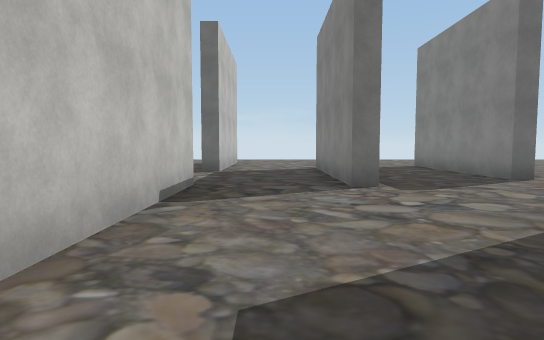
View 1 (above)

24 first-person views from a walk through a Unity game level. The camera is 1.5 m above the floor, tilts 4° down and sees 75° across. The floor is counted in squares, 2 m on a side. Each view is taken from the middle of a square. On the plan, view 1 faces up. The plan holds only what a view shows up to about 11 squares ahead; the rest is blank. The place goes on beyond the plan. The player character is not drawn. Some animated figures are not drawn. Some surface patterns are stand-ins.

View 2
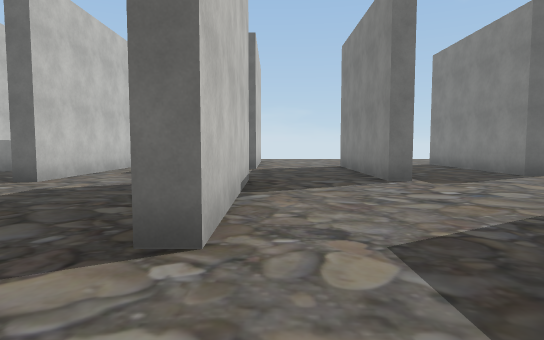

View 3
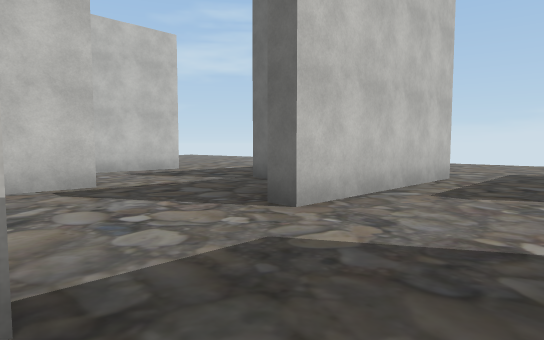

View 4
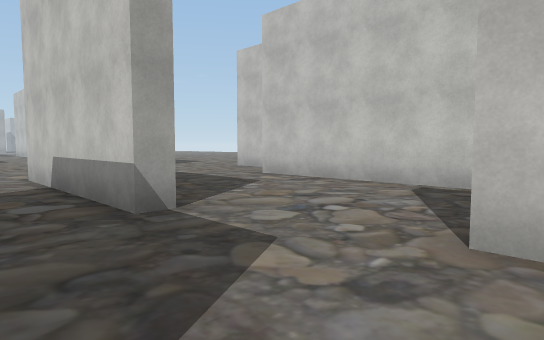

View 5
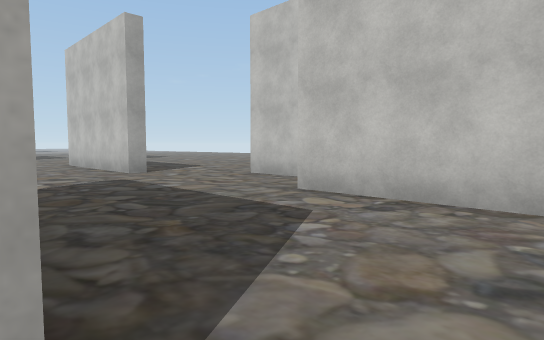

View 6
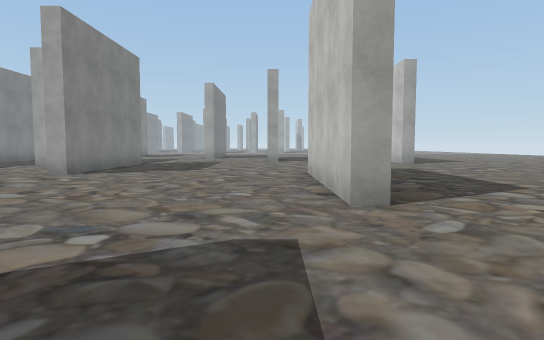

View 7
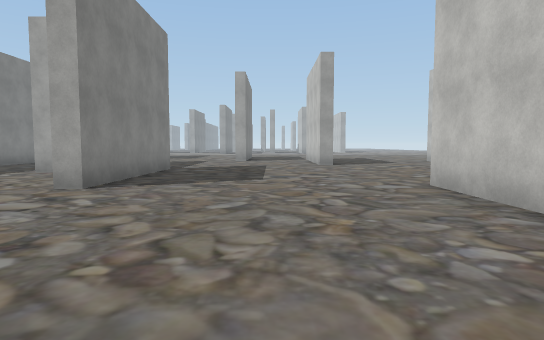

View 8
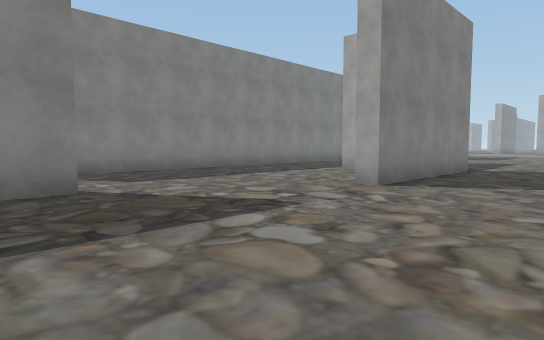

View 9
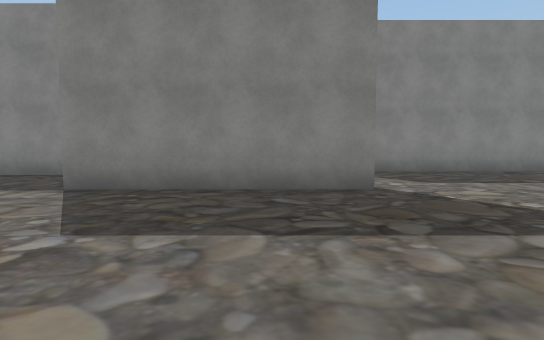

View 10
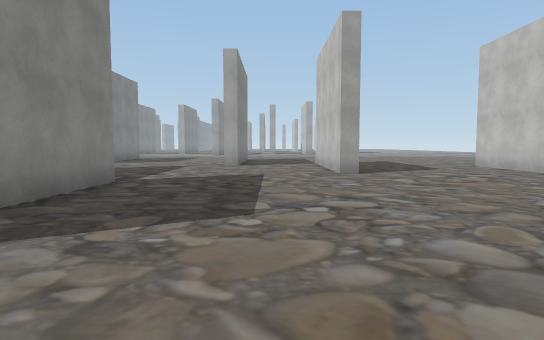

View 11
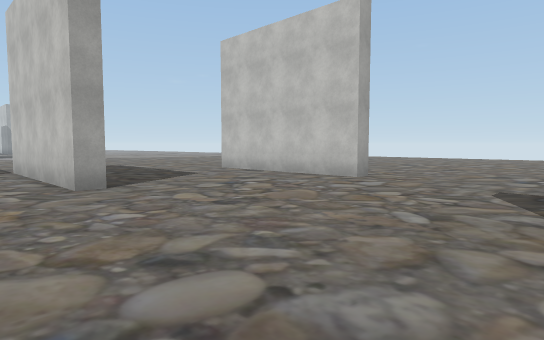

View 12
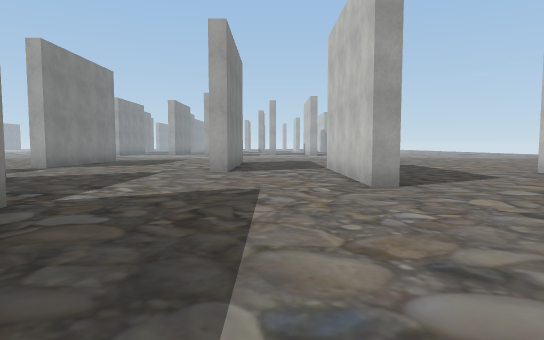

View 13
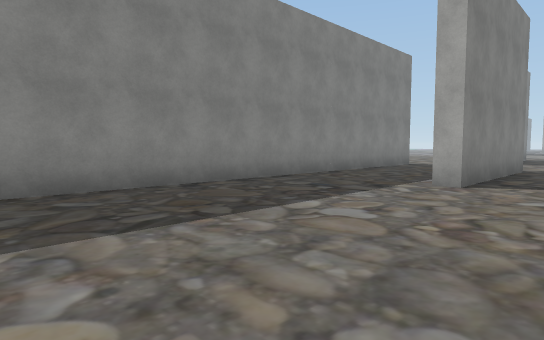

View 14
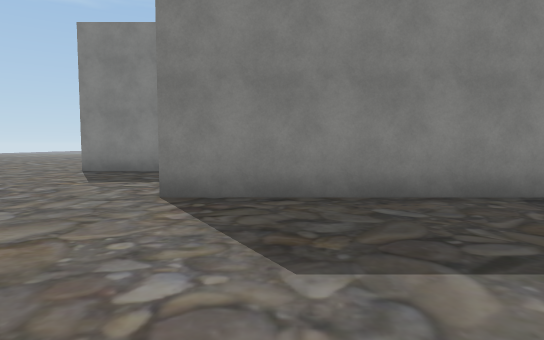

View 15
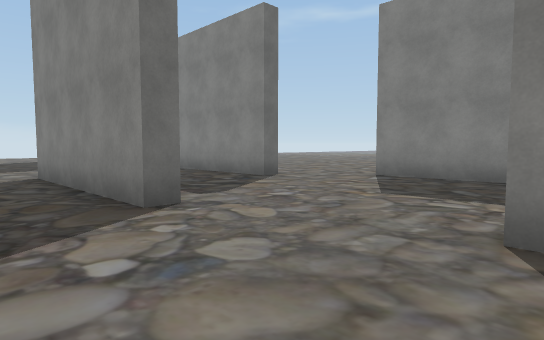

View 16
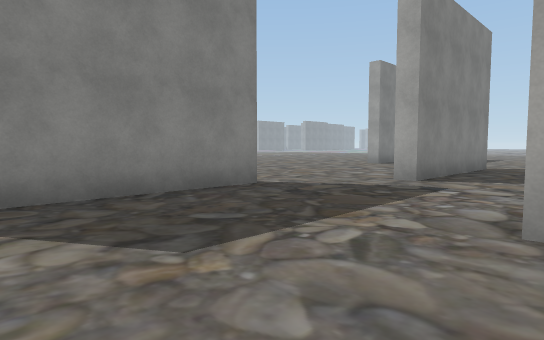

View 17
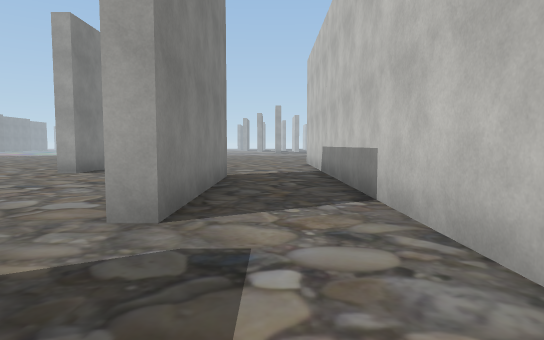

View 18
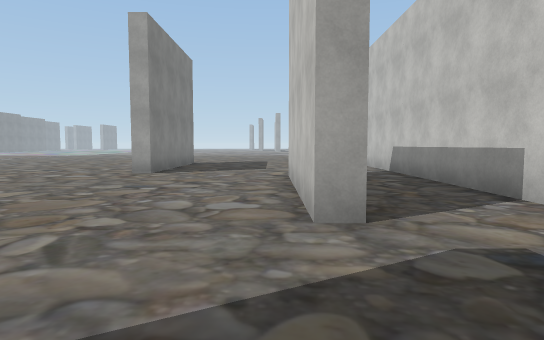

View 19
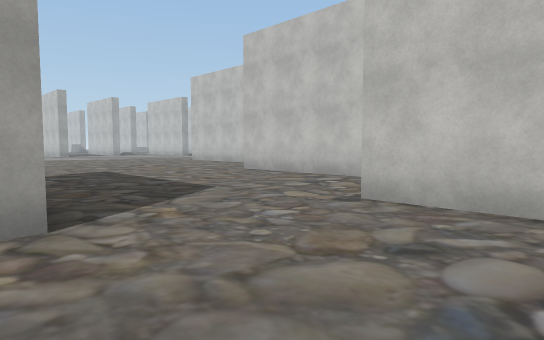

View 20
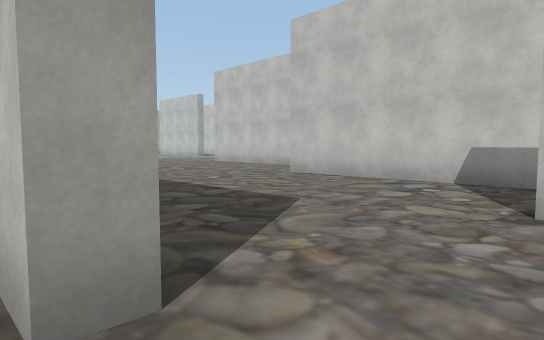

View 21
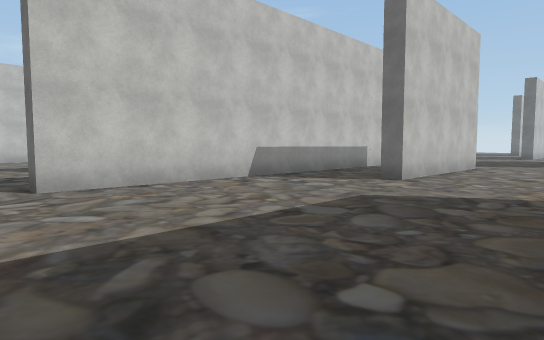

View 22
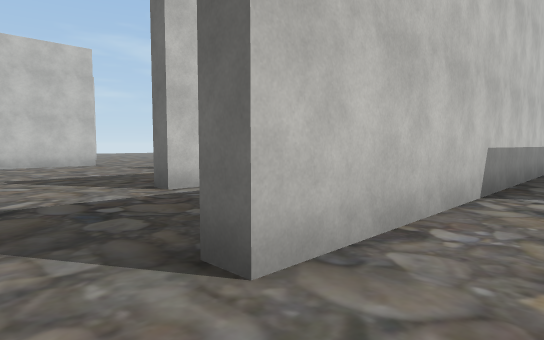

View 23
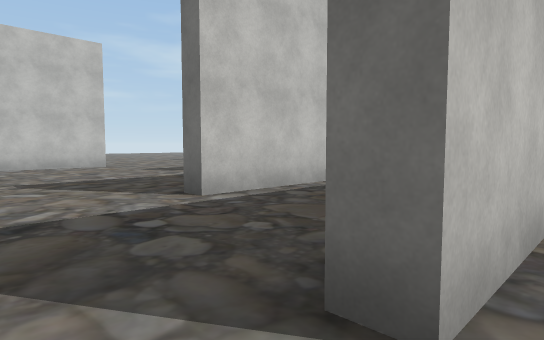

View 24
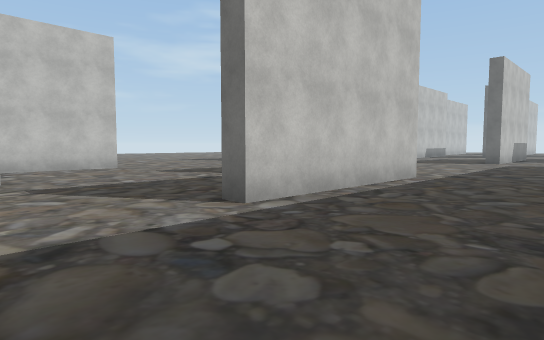

### Floor plan
Points are (right, up) in squares from view 1. A wall is a line through its corners. A room is listed if a view was taken in it or the views show most of it. See-through windows are left out.
Room 1 (views 1, 2, 3, 4, 5, 6, 7, 8, 9, 10, 11, 12, 13, 14, 15, 16, 17, 18, 19, 20, 21, 22, 23, 24)
walls: (0, -5.8) (0, -0.4); (-9.5, -5.4) (-9, -5.4) (-9, -10.8); (3.5, -1.9) (2.9, -1.9) (2.9, 3.4); (-5.2, 3.2) (-4.7, 3.2) (-4.7, -2.1); (4.6, -7.8) (4.6, -20.7) (4, -20.7); (-11.5, -1.5) (-11.5, -3.2); (0, -13.8) (0.5, -13.8) (0.5, -19) (0, -19) (0, -13.8); (-1.5, 6.9) (-1.5, 1.5) (-2.1, 1.5); (-9.7, 5.2) (-9.7, -0.1); (-2.8, -15.4) (-2.8, -10) (-2.2, -10); (7.1, -9.4) (7.6, -9.4) (7.6, -14.6) (7.1, -14.6) (7.1, -9.4); (7.6, 0.4) (7.1, 0.4) (7.1, 3.5); (2, 6.4) (1.5, 6.4) (1.5, 11); (9.2, -6.9) (9.2, -1.5); (-8.6, 8.6) (-9.2, 8.6); (-8.4, -17.4) (-7.8, -17.4) (-7.8, -22.5); (4.1, -16.6) (4.1, -5.4); (5.8, 7.7) (5.2, 7.7) (5.2, 11); (-8.7, 9.5) (-8.7, 9); (-1.5, 11) (-1.5, 10.1) (-2, 10.1); (-5.8, 11.5) (-5.8, 6.2) (-6.4, 6.2); (-13.9, -15.5) (-13.3, -15.5) (-13.3, -20.8); (-13.1, 8.5) (-13.1, 6.4); (-4.8, -21.9) (-4.8, -20.9) (-4.2, -20.9); (11.2, -17.1) (11.2, -15.5) (11.7, -15.5) (11.7, -16.1)
ways out: opening at (1.4, 11.4); opening at (6, 6.3); opening at (9.5, -1.3)

Positions as (right, up) in squares from view 1, and headings:
1: (0, 0), facing up
2: (-1, -1), facing up
3: (-3, 3), facing up-left
4: (-3, 7), facing down-left
5: (-5, 4), facing down-left
6: (-8, -1), facing down
7: (-6, -4), facing down
8: (-6, -4), facing down-right
9: (-6, -4), facing right
10: (-6, -8), facing down
11: (-6, -11), facing down-left
12: (-6, -11), facing down
13: (-2, -7), facing down-right
14: (-1, -7), facing right
15: (1, -6), facing up-right
16: (4, -2), facing down-right
17: (6, -6), facing down
18: (8, -6), facing down
19: (12, -12), facing down-left
20: (12, -14), facing down-left
21: (11, -22), facing up-left
22: (6, -22), facing up-left
23: (5, -22), facing up-left
24: (4, -22), facing up-left
